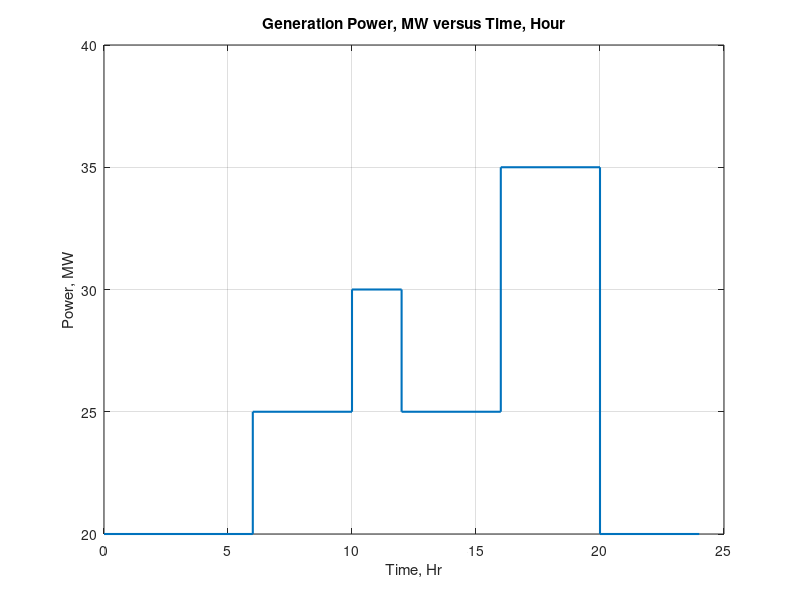

The MATLAB script that drew this image:
data=[0 6 20;
      6 10 25;
      10 12 30;
      12 16 25;
      16 20 35;
      20 24 20];

power = data(:,3);
Dt = data(:,2) - data(:,1);

Total_power = sum(power .* Dt);

Average_load = Total_power / sum(Dt);
peak_load = max(power);
Daily_LF = Average_load/peak_load*100;

% Display only required results
fprintf('Average Load = %.2f MW\n', Average_load);
fprintf('Peak Load = %.2f MW\n', peak_load);
fprintf('Daily Load Factor = %.2f %%\n', Daily_LF);

% Plot load curve
L = length(power);
timeinterval = data(:,1:2);
t = sort(reshape(timeinterval,1,2*L));

P = zeros(1,2*L);
for n = 1:L
    P(2*n-1) = power(n);
    P(2*n) = power(n);
end

figure;
plot(t,P,'LineWidth',1.5);
xlabel('Time, Hr');
ylabel('Power, MW');
title('Generation Power, MW versus Time, Hour');
grid on;
